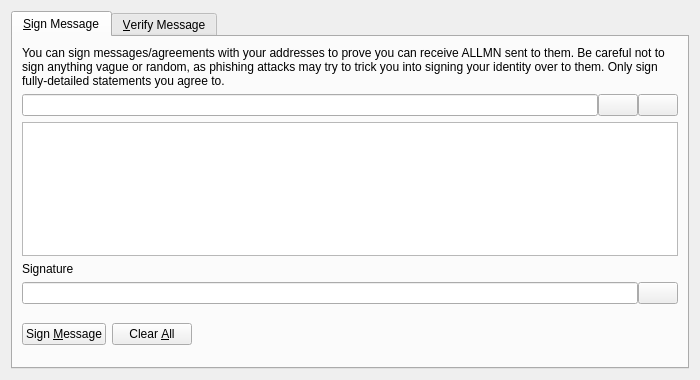
<?xml version="1.0" encoding="UTF-8"?>
<ui version="4.0">
 <class>SignVerifyMessageDialog</class>
 <widget class="QDialog" name="SignVerifyMessageDialog">
  <property name="geometry">
   <rect>
    <x>0</x>
    <y>0</y>
    <width>700</width>
    <height>380</height>
   </rect>
  </property>
  <property name="windowTitle">
   <string>Signatures - Sign / Verify a Message</string>
  </property>
  <property name="modal">
   <bool>true</bool>
  </property>
  <layout class="QVBoxLayout" name="verticalLayout">
   <item>
    <widget class="QTabWidget" name="tabWidget">
     <property name="currentIndex">
      <number>0</number>
     </property>
     <widget class="QWidget" name="tabSignMessage">
      <attribute name="title">
       <string>&amp;Sign Message</string>
      </attribute>
      <layout class="QVBoxLayout" name="verticalLayout_SM">
       <item>
        <widget class="QLabel" name="infoLabel_SM">
         <property name="text">
          <string>You can sign messages/agreements with your addresses to prove you can receive ALLMN sent to them. Be careful not to sign anything vague or random, as phishing attacks may try to trick you into signing your identity over to them. Only sign fully-detailed statements you agree to.</string>
         </property>
         <property name="textFormat">
          <enum>Qt::PlainText</enum>
         </property>
         <property name="wordWrap">
          <bool>true</bool>
         </property>
        </widget>
       </item>
       <item>
        <layout class="QHBoxLayout" name="horizontalLayout_1_SM">
         <property name="spacing">
          <number>0</number>
         </property>
         <item>
          <widget class="QValidatedLineEdit" name="addressIn_SM">
           <property name="toolTip">
            <string>The ALLMN address to sign the message with</string>
           </property>
          </widget>
         </item>
         <item>
          <widget class="QPushButton" name="addressBookButton_SM">
           <property name="toolTip">
            <string>Choose previously used address</string>
           </property>
           <property name="text">
            <string/>
           </property>
           <property name="shortcut">
            <string>Alt+A</string>
           </property>
           <property name="autoDefault">
            <bool>false</bool>
           </property>
          </widget>
         </item>
         <item>
          <widget class="QPushButton" name="pasteButton_SM">
           <property name="toolTip">
            <string>Paste address from clipboard</string>
           </property>
           <property name="text">
            <string/>
           </property>
           <property name="shortcut">
            <string>Alt+P</string>
           </property>
           <property name="autoDefault">
            <bool>false</bool>
           </property>
          </widget>
         </item>
        </layout>
       </item>
       <item>
        <widget class="QPlainTextEdit" name="messageIn_SM">
         <property name="toolTip">
          <string>Enter the message you want to sign here</string>
         </property>
        </widget>
       </item>
       <item>
        <widget class="QLabel" name="signatureLabel_SM">
         <property name="text">
          <string>Signature</string>
         </property>
         <property name="textFormat">
          <enum>Qt::PlainText</enum>
         </property>
        </widget>
       </item>
       <item>
        <layout class="QHBoxLayout" name="horizontalLayout_2_SM">
         <property name="spacing">
          <number>0</number>
         </property>
         <item>
          <widget class="QLineEdit" name="signatureOut_SM">
           <property name="font">
            <font>
             <italic>true</italic>
            </font>
           </property>
           <property name="readOnly">
            <bool>true</bool>
           </property>
          </widget>
         </item>
         <item>
          <widget class="QPushButton" name="copySignatureButton_SM">
           <property name="toolTip">
            <string>Copy the current signature to the system clipboard</string>
           </property>
           <property name="text">
            <string/>
           </property>
           <property name="autoDefault">
            <bool>false</bool>
           </property>
          </widget>
         </item>
        </layout>
       </item>
       <item>
        <layout class="QHBoxLayout" name="horizontalLayout_3_SM">
         <item>
          <widget class="QPushButton" name="signMessageButton_SM">
           <property name="toolTip">
            <string>Sign the message to prove you own this ALLMN address</string>
           </property>
           <property name="text">
            <string>Sign &amp;Message</string>
           </property>
           <property name="autoDefault">
            <bool>false</bool>
           </property>
          </widget>
         </item>
         <item>
          <widget class="QPushButton" name="clearButton_SM">
           <property name="toolTip">
            <string>Reset all sign message fields</string>
           </property>
           <property name="text">
            <string>Clear &amp;All</string>
           </property>
           <property name="autoDefault">
            <bool>false</bool>
           </property>
          </widget>
         </item>
         <item>
          <spacer name="horizontalSpacer_1_SM">
           <property name="orientation">
            <enum>Qt::Horizontal</enum>
           </property>
           <property name="sizeHint" stdset="0">
            <size>
             <width>40</width>
             <height>48</height>
            </size>
           </property>
          </spacer>
         </item>
         <item>
          <widget class="QLabel" name="statusLabel_SM">
           <property name="font">
            <font>
             <weight>75</weight>
             <bold>true</bold>
            </font>
           </property>
           <property name="text">
            <string/>
           </property>
           <property name="wordWrap">
            <bool>true</bool>
           </property>
          </widget>
         </item>
         <item>
          <spacer name="horizontalSpacer_2_SM">
           <property name="orientation">
            <enum>Qt::Horizontal</enum>
           </property>
           <property name="sizeHint" stdset="0">
            <size>
             <width>40</width>
             <height>48</height>
            </size>
           </property>
          </spacer>
         </item>
        </layout>
       </item>
      </layout>
     </widget>
     <widget class="QWidget" name="tabVerifyMessage">
      <attribute name="title">
       <string>&amp;Verify Message</string>
      </attribute>
      <layout class="QVBoxLayout" name="verticalLayout_VM">
       <item>
        <widget class="QLabel" name="infoLabel_VM">
         <property name="text">
          <string>Enter the receiver's address, message (ensure you copy line breaks, spaces, tabs, etc. exactly) and signature below to verify the message. Be careful not to read more into the signature than what is in the signed message itself, to avoid being tricked by a man-in-the-middle attack. Note that this only proves the signing party receives with the address, it cannot prove sendership of any transaction!</string>
         </property>
         <property name="textFormat">
          <enum>Qt::PlainText</enum>
         </property>
         <property name="alignment">
          <set>Qt::AlignLeading|Qt::AlignLeft|Qt::AlignTop</set>
         </property>
         <property name="wordWrap">
          <bool>true</bool>
         </property>
        </widget>
       </item>
       <item>
        <layout class="QHBoxLayout" name="horizontalLayout_1_VM">
         <property name="spacing">
          <number>0</number>
         </property>
         <item>
          <widget class="QValidatedLineEdit" name="addressIn_VM">
           <property name="toolTip">
            <string>The ALLMN address the message was signed with</string>
           </property>
          </widget>
         </item>
         <item>
          <widget class="QPushButton" name="addressBookButton_VM">
           <property name="toolTip">
            <string>Choose previously used address</string>
           </property>
           <property name="text">
            <string/>
           </property>
           <property name="shortcut">
            <string>Alt+A</string>
           </property>
           <property name="autoDefault">
            <bool>false</bool>
           </property>
          </widget>
         </item>
        </layout>
       </item>
       <item>
        <widget class="QPlainTextEdit" name="messageIn_VM"/>
       </item>
       <item>
        <widget class="QValidatedLineEdit" name="signatureIn_VM"/>
       </item>
       <item>
        <layout class="QHBoxLayout" name="horizontalLayout_2_VM">
         <item>
          <widget class="QPushButton" name="verifyMessageButton_VM">
           <property name="toolTip">
            <string>Verify the message to ensure it was signed with the specified ALLMN address</string>
           </property>
           <property name="text">
            <string>Verify &amp;Message</string>
           </property>
           <property name="autoDefault">
            <bool>false</bool>
           </property>
          </widget>
         </item>
         <item>
          <widget class="QPushButton" name="clearButton_VM">
           <property name="toolTip">
            <string>Reset all verify message fields</string>
           </property>
           <property name="text">
            <string>Clear &amp;All</string>
           </property>
           <property name="autoDefault">
            <bool>false</bool>
           </property>
          </widget>
         </item>
         <item>
          <spacer name="horizontalSpacer_1_VM">
           <property name="orientation">
            <enum>Qt::Horizontal</enum>
           </property>
           <property name="sizeHint" stdset="0">
            <size>
             <width>40</width>
             <height>48</height>
            </size>
           </property>
          </spacer>
         </item>
         <item>
          <widget class="QLabel" name="statusLabel_VM">
           <property name="font">
            <font>
             <weight>75</weight>
             <bold>true</bold>
            </font>
           </property>
           <property name="text">
            <string/>
           </property>
           <property name="wordWrap">
            <bool>true</bool>
           </property>
          </widget>
         </item>
         <item>
          <spacer name="horizontalSpacer_2_VM">
           <property name="orientation">
            <enum>Qt::Horizontal</enum>
           </property>
           <property name="sizeHint" stdset="0">
            <size>
             <width>40</width>
             <height>48</height>
            </size>
           </property>
          </spacer>
         </item>
        </layout>
       </item>
      </layout>
     </widget>
    </widget>
   </item>
  </layout>
 </widget>
 <customwidgets>
  <customwidget>
   <class>QValidatedLineEdit</class>
   <extends>QLineEdit</extends>
   <header>qvalidatedlineedit.h</header>
  </customwidget>
 </customwidgets>
 <resources>
  <include location="../allmn.qrc"/>
 </resources>
 <connections/>
</ui>
